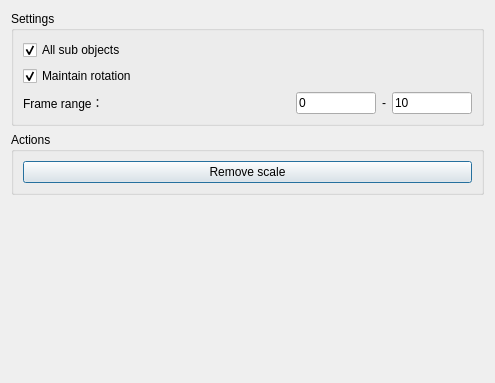
<?xml version="1.0" encoding="UTF-8"?>
<ui version="4.0">
 <class>noraRemoveScaleWidget</class>
 <widget class="QDialog" name="noraRemoveScaleWidget">
  <property name="geometry">
   <rect>
    <x>0</x>
    <y>0</y>
    <width>495</width>
    <height>383</height>
   </rect>
  </property>
  <property name="windowTitle">
   <string>Dialog</string>
  </property>
  <layout class="QVBoxLayout" name="verticalLayout_2">
   <item>
    <widget class="QGroupBox" name="groupBox">
     <property name="title">
      <string>Settings</string>
     </property>
     <layout class="QVBoxLayout" name="verticalLayout">
      <item>
       <layout class="QHBoxLayout" name="horizontalLayout">
        <item>
         <widget class="QCheckBox" name="subobjectsCheckBox">
          <property name="text">
           <string>All sub objects</string>
          </property>
          <property name="checked">
           <bool>true</bool>
          </property>
         </widget>
        </item>
       </layout>
      </item>
      <item>
       <layout class="QHBoxLayout" name="horizontalLayout_2">
        <item>
         <widget class="QCheckBox" name="maintainRotationCheckBox">
          <property name="text">
           <string>Maintain rotation</string>
          </property>
          <property name="checked">
           <bool>true</bool>
          </property>
         </widget>
        </item>
       </layout>
      </item>
      <item>
       <layout class="QHBoxLayout" name="horizontalLayout_3">
        <item>
         <widget class="QLabel" name="label_3">
          <property name="sizePolicy">
           <sizepolicy hsizetype="Expanding" vsizetype="Preferred">
            <horstretch>0</horstretch>
            <verstretch>0</verstretch>
           </sizepolicy>
          </property>
          <property name="text">
           <string>Frame range：</string>
          </property>
         </widget>
        </item>
        <item>
         <widget class="QLineEdit" name="leftRange">
          <property name="sizePolicy">
           <sizepolicy hsizetype="Fixed" vsizetype="Fixed">
            <horstretch>0</horstretch>
            <verstretch>0</verstretch>
           </sizepolicy>
          </property>
          <property name="maximumSize">
           <size>
            <width>80</width>
            <height>16777215</height>
           </size>
          </property>
          <property name="text">
           <string>0</string>
          </property>
         </widget>
        </item>
        <item>
         <widget class="QLabel" name="label_4">
          <property name="sizePolicy">
           <sizepolicy hsizetype="Fixed" vsizetype="Preferred">
            <horstretch>0</horstretch>
            <verstretch>0</verstretch>
           </sizepolicy>
          </property>
          <property name="text">
           <string>-</string>
          </property>
         </widget>
        </item>
        <item>
         <widget class="QLineEdit" name="rightRange">
          <property name="sizePolicy">
           <sizepolicy hsizetype="Fixed" vsizetype="Fixed">
            <horstretch>0</horstretch>
            <verstretch>0</verstretch>
           </sizepolicy>
          </property>
          <property name="maximumSize">
           <size>
            <width>80</width>
            <height>16777215</height>
           </size>
          </property>
          <property name="text">
           <string>10</string>
          </property>
         </widget>
        </item>
       </layout>
      </item>
     </layout>
    </widget>
   </item>
   <item>
    <widget class="QGroupBox" name="groupBox_3">
     <property name="title">
      <string>Actions</string>
     </property>
     <layout class="QVBoxLayout" name="verticalLayout_4">
      <item>
       <widget class="QPushButton" name="removeScaleButton">
        <property name="text">
         <string>Remove scale</string>
        </property>
       </widget>
      </item>
     </layout>
    </widget>
   </item>
   <item>
    <spacer name="verticalSpacer">
     <property name="orientation">
      <enum>Qt::Vertical</enum>
     </property>
     <property name="sizeHint" stdset="0">
      <size>
       <width>20</width>
       <height>162</height>
      </size>
     </property>
    </spacer>
   </item>
  </layout>
 </widget>
 <resources/>
 <connections/>
</ui>
